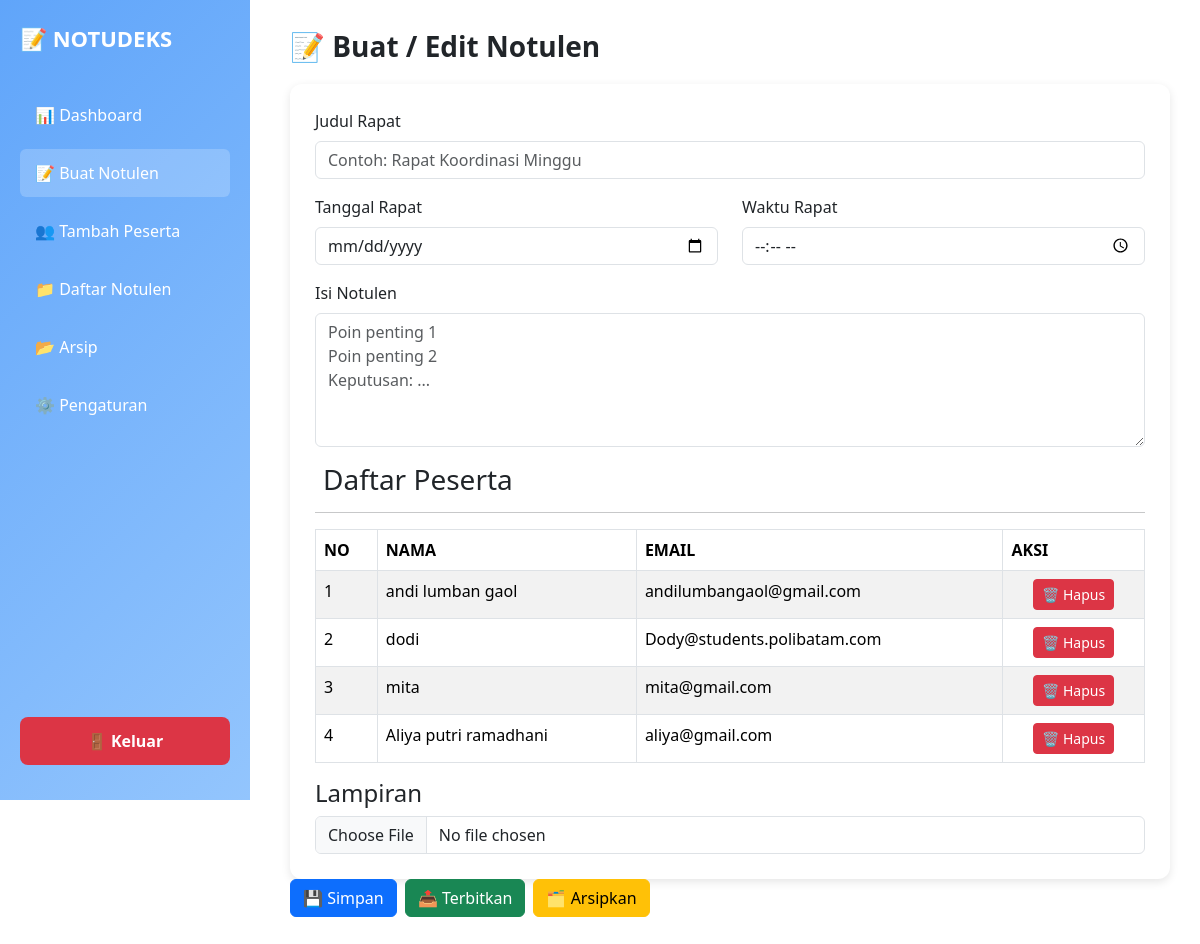
Screenshot of /buat-notulen.php with the database file from the repository.
### tables this page shows
CREATE TABLE `daftar_peserta` (
  `id` int NOT NULL,
  `nama` varchar(30) NOT NULL,
  `email` varchar(30) NOT NULL
);

### buat-notulen.php (the view, shortened to what this page needs)
<!DOCTYPE html>
<html lang="id">
<head>
  <link href="bootstrap/css/bootstrap.min.css" rel="stylesheet" />
</head>
<body>
  <div class="sidebar">
    <h2>📝 NOTUDEKS</h2>
    <a href="dashboard_admin.php">📊 Dashboard</a>
    <a href="buat-notulen.php" style="background-color: rgba(255,255,255,0.2);">📝 Buat Notulen</a>
    <a href="tambah_peserta.php">👥 Tambah Peserta</a>
    <a href="daftar-notulen.php">📁 Daftar Notulen</a>
    <a href="arsip.php">📂 Arsip</a>
    <a href="pengaturan.php">⚙️ Pengaturan</a>
     <a class="logout-btn btn-danger" onclick="logout()">🚪 Keluar</a>
  </div>
  <div class="content">
    <header>
      <h1>📝 Buat / Edit Notulen</h1>
    </header>
    <div class="form-card">
      <form id="notulenForm" method="POST" action="simpan-notulen.php" enctype="multipart/form-data">
        <div class="mb-3">
          <label class="form-label">Judul Rapat</label>
          <input type="text" class="form-control"
            placeholder="Contoh: Rapat Koordinasi Minggu" name="judul">
        </div>
        <div class="row">
          <div class="col-md-6 mb-3">
            <label class="form-label">Tanggal Rapat</label>
            <input type="date" class="form-control" name="tanggal">
          </div>
          <div class="col-md-6 mb-3">
            <label class="form-label">Waktu Rapat</label>
            <input type="time" class="form-control" name="waktu">
          </div>
        </div>
        <div class="mb-3">
          <label class="form-label">Isi Notulen</label>
          <textarea rows="5" class="form-control" name="isi"
            placeholder="Poin penting 1&#10;Poin penting 2&#10;Keputusan: ..."></textarea>
        </div>
        <h3><i class="fas fa-user-graduate me-2"></i> Daftar Peserta</h3>
        <hr/>
        <table class="table table-striped table-bordered">
          <thead>
            <tr>
              <th>NO</th>
              <th>NAMA</th>
              <th>EMAIL</th>
              <th>AKSI</th>
            </tr>
          </thead>
          <tbody>
            <?php
            include 'koneksi.php';
            $query = mysqli_query($koneksi, "SELECT * FROM daftar_peserta");
            $no = 1;
            while ($data = mysqli_fetch_assoc($query)) {
            ?>
              <tr>
                <td><?= $no++; ?></td>
                <td><?= htmlspecialchars($data['nama']); ?></td>
                <td><?= htmlspecialchars($data['email']); ?></td>
                <td class="text-center">
                <a href="hapuspeserta-buat.php?id=<?= $data['id']; ?>"class="btn btn-danger btn-sm"onclick="return confirm('Yakin ingin menghapus peserta ini?')"> 🗑 Hapus</a>
                </td>
              </tr>
            <?php } ?>
          </tbody>
        </table>
        <h4>Lampiran</h4>
        <input type="file" class="form-control" id="lampiran" name="lampiran" >
            </div>
        <div class="d-flex gap-2">
          <button type="submit" name="aksi" value="simpan" class="btn btn-primary">💾 Simpan</button>
          <button type="submit" name="aksi" value="terbit" class="btn btn-success">📤 Terbitkan</button>
          <button type="submit" name="aksi" value="arsip" class="btn btn-warning">🗂 Arsipkan</button>
        </div>
    </div>
</body>
</html>

### buat-notulen.php (style rules this page uses)
.sidebar { width: 250px; height: 100vh; background: linear-gradient(135deg, #60a5fa, #93c5fd); color: #fff; position: fixed; padding: 25px 20px; display: flex; flex-direction: column; }
.sidebar h2 { font-size: 22px; font-weight: bold; margin-bottom: 40px; }
.sidebar a { text-decoration: none; color: white; padding: 12px 15px; display: block; border-radius: 6px; margin-bottom: 10px; font-size: 16px; transition: 0.2s; }
.sidebar .logout-btn { margin-top: auto; background-color: #dc3545; padding: 12px; border-radius: 8px; cursor: pointer; text-align: center; font-weight: bold; }
.content { margin-left: 260px; padding: 30px; }
.form-card { background: #fff; padding: 25px; border-radius: 12px; box-shadow: 0 3px 10px rgba(0, 0, 0, 0.1); }
header h1 { font-size: 28px; font-weight: 700; margin-bottom: 20px; }

### rows the page displays
daftar_peserta: nama "andi lumban gaol", email "andilumbangaol@gmail.com"
daftar_peserta: nama "dodi", email "Dody@students.polibatam.com"
daftar_peserta: nama "mita", email "mita@gmail.com"
daftar_peserta: nama "Aliya putri ramadhani", email "aliya@gmail.com"
